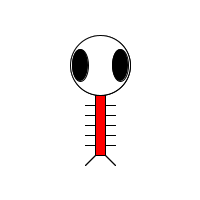
Frame 1 (no input)
Frame 60 (the mouse pressed at the canvas centre just before this capture): identical to frame 1, image omitted
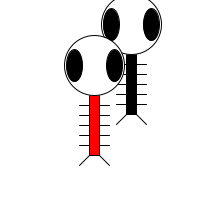
Frame 120 (the mouse held since frame 60 and released just before this capture)

The Processing sketch that drew these frames (run headless with seeded random() and noise(); from frame 60 on, the mouse is pressed at the canvas centre):

// Processing sketch: exercise_8_6
// ── exercise_8_6.pde
Zoog [] zoogs = new Zoog [2];
void setup() {
  size(200, 200);
  for (int i = 0; i < zoogs.length; i++) {
    zoogs[i] = new Zoog(100, 125, 60, 60, 16, color(map(i, 0, 1, 0, 255), 0, 0));
  }
}
void draw() {
  background(255);
  // mouseX position determines speed factor
  float factor = constrain(mouseX/10, 0, 5);
  for (int i = 0; i < zoogs.length; i++) {
    zoogs[i].display();
    zoogs[i].jiggle(factor);
  }
}

// ── zoog.pde
class Zoog {
  // Zoog's variables
  float x, y, w, h, eyeSize;
  color bodyColor;
  // Zoog constructor
  Zoog(float tempX, float tempY, float tempW, float tempH, float tempEyeSize, color bodyColor_) {
    x = tempX;
    y = tempY;
    w = tempW;
    h = tempH;
    bodyColor = bodyColor_;
    eyeSize = tempEyeSize;
  }
  // Move Zoog
  void jiggle(float speed) {
    // Change the location of Zoog randomly
    x = x + random(-1, 1)*speed;
    y = y + random(-1, 1)*speed;
    // Constrain Zoog to window
    x = constrain(x, 0, width);
    y = constrain(y, 0, height);
  }
  // Display Zoog
  void display() {
    // Set ellipses and rects to CENTER mode
    ellipseMode(CENTER);
    rectMode(CENTER);
    // Draw Zoog's arms with a for loop

    for (float i = y - h/3; i < y + h/2; i += 10) {
      stroke(0);
      line(x - w/4, i, x + w/4, i);
    }
    // Draw Zoog's body
    stroke(0);
    fill(bodyColor);
    rect(x, y, w/6, h);
    // Draw Zoog's head
    stroke(0);
    fill(255);
    ellipse(x, y - h, w, h);
    // Draw Zoog's eyes
    fill(0);
    ellipse(x - w/3, y - h, eyeSize, eyeSize*2);
    ellipse(x + w/3, y - h, eyeSize, eyeSize*2);
    // Draw Zoog's legs
    stroke(0);
    line(x - w/12, y + h/2, x - w/4, y + h/2 + 10);
    line(x + w/12, y + h/2, x + w/4, y + h/2 + 10);
  }
}
